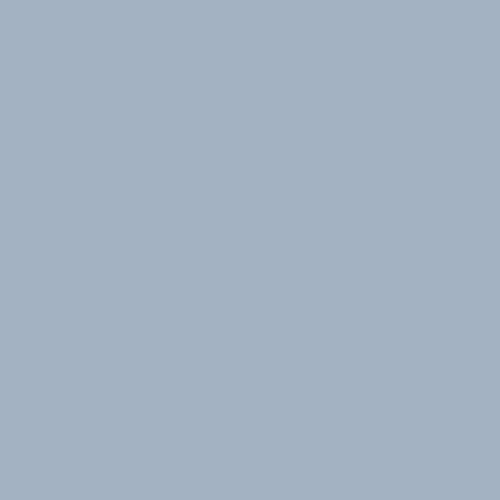
Frame 1 (no input)
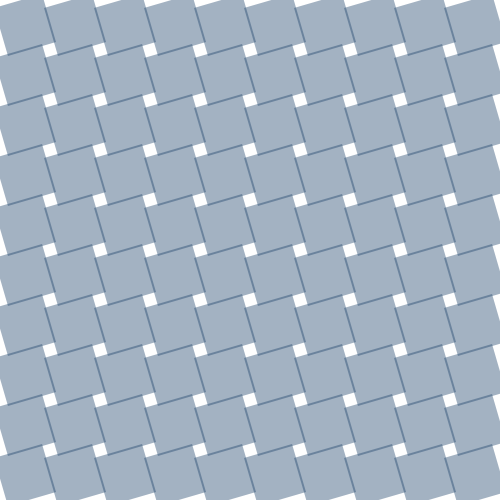
Frame 60 (the mouse pressed at the canvas centre just before this capture)
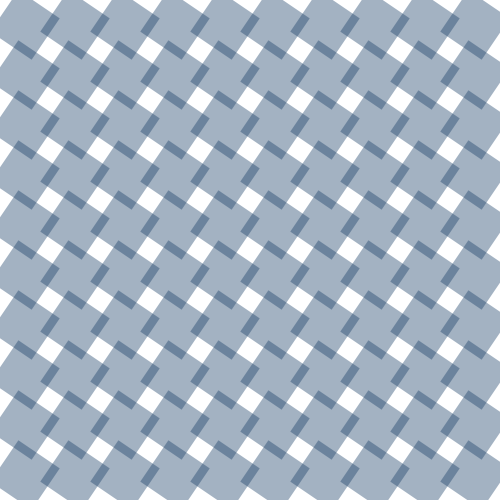
Frame 120 (the mouse held since frame 60 and released just before this capture)

The Processing sketch that drew these frames (run headless with seeded random() and noise(); from frame 60 on, the mouse is pressed at the canvas centre):

// Processing sketch: Loop_Rotation
// ── Loop_Rotation.pde
int iterations;

int rectsize=50;
int posX=rectsize/2;
int posY=rectsize/2;

float angle=0;
float anglespeed=(PI/2)/50;

boolean delay=false;

void setup() {
  size(500, 500);
  iterations=(500/rectsize)*(500/rectsize);

  background(255);
  colorMode(HSB);
  rectMode(CENTER);
  noStroke();
}

void draw() {
  if(delay){
    delay(500);
  delay=!delay;
  }
  background(255);
  posX=rectsize/2;
  posY=rectsize/2;
  for (int i=0; i<iterations; i++) {
    pushMatrix();
    translate(posX, posY);
    rotate(angle);
    fill(150, 200, 100, 100);
    rect(0, 0, rectsize, rectsize);
    posX+=rectsize;
    if (posX>width) {
      posX=rectsize/2;
      posY+=rectsize;
    }
    popMatrix();
  }
  if (angle>PI/2 || angle < 0) {
    anglespeed*=-1;
    delay=true;
  }
  angle+=anglespeed;
}
